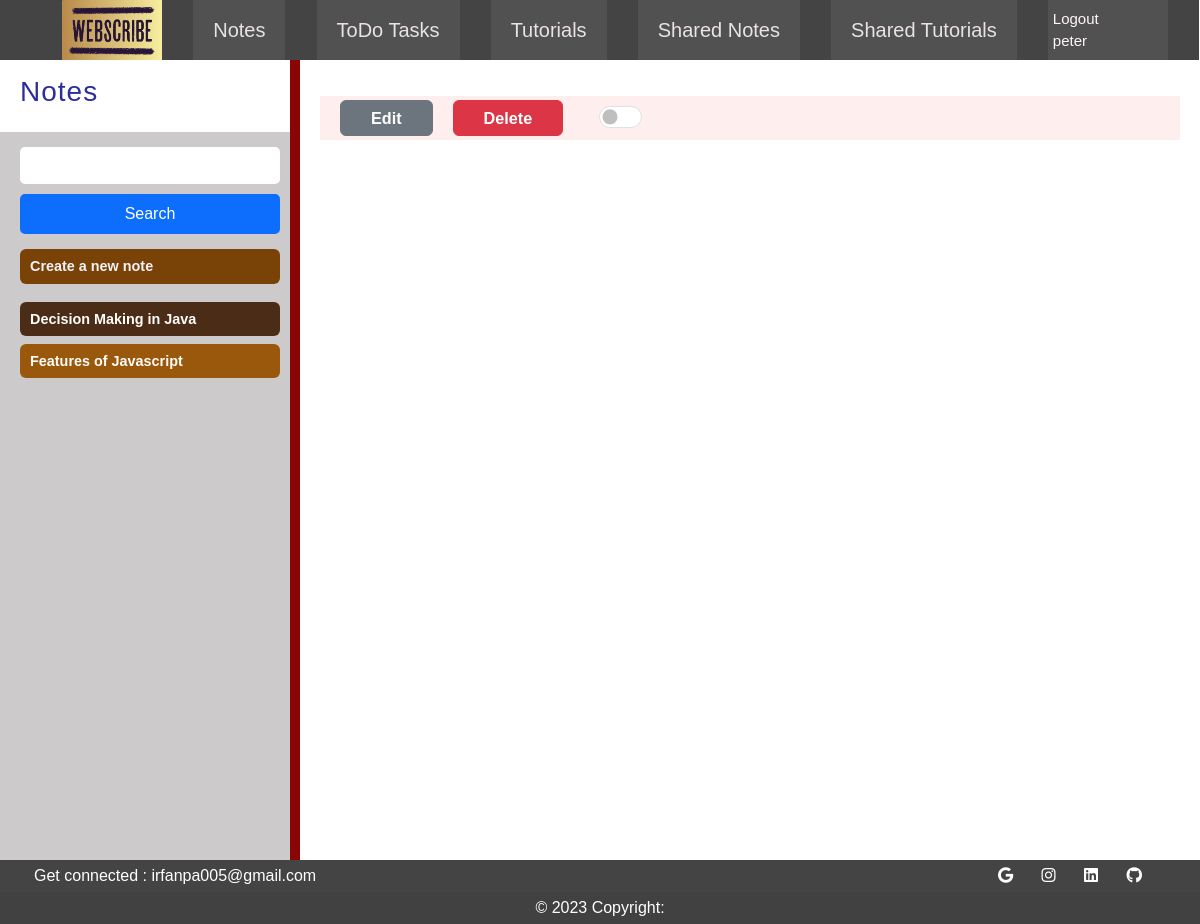
Screenshot of /notes/all_notes/peter (signed in) with the database file from the repository.
### userApp/models.py (models this page shows, shortened)
class User(AbstractUser):
    objects = CustomUserManager()

### notes/models.py (models this page shows, shortened)
class Note(models.Model):
    title = models.CharField(max_length=200)
    content = RichTextField()
    created_at = models.DateField(default=timezone.now)
    noteowner = models.ForeignKey(User, on_delete=models.SET_NULL,null=True,default=None, related_name='allNote')
    is_shared = models.BooleanField(default=False)

### notes/views.py (the view)
# urls.py: path('notes/',include('notes.urls')),
def notes(request, userName):
    current_user = request.user
    notes = Note.objects.filter(noteowner = current_user)
    return render(request, 'notes.html',{'notes': notes})

### templates/notes.html (shortened to what this page needs)
{% extends 'userbase.html' %}
{% load static %}
{% block extra_styles %}
    <link rel="stylesheet" href="{% static 'css/notes.css' %}">
{% endblock %}
{% block body %}
<main>
    <div class="sb-cover">
        <div class="sidebar" id="sdb">
            <div class="resizer"></div>
            <div class="header">
                <h3 onClick="viewNote({{note.id}})">Notes</h3>
            </div>
            <div class="search-bar">
                <form action="{% url 'notes:userNoteSearch' %}" id="searchform" method="POST">
                    <input type="text" id="search-word" name="search_keyword" required>
                    <input type="submit" class="btn btn-primary" id="search-btn" value="Search">
                </form>
            </div>
            <a href="{% url 'notes:create_note' %}" class="cr-note badge" id="createNote">Create a new note</a>
            <ul id="noteDisplUl">
                {% for note in notes %}
                    <li data-object-id="{{note.pk}}" class="snote badge">{{ note.title }}</li>
                {% endfor %}
            </ul>
        </div>
    </div>
    <div class="dispEl-div">
        <div class="button-container">
            <a href="" class="btn btn-secondary" id="editBtn">Edit</a>
            <a href="" class="btn btn-danger" id="delBtn">Delete</a>
            <span class="form-check form-switch">
                <input class="form-check-input" type="checkbox" role="switch" id="shareBtn" data-object-id="">
            </span>
        </div>
    </div>
</main>
{% endblock%}

### templates/usernavbar.html (shortened to what this page needs)
{% load static %}
<nav class="tm-nav">
    <ul id="tm-main-nav" style="margin: 0;" class="navitemsicons">
        {% url 'notes:notes' userName=request.user.username as notes %}
        {% url 'toDo:allTasks' userName=request.user.username as toDo %}
        {% url 'notes:tutorials' userName=request.user.username as tutorials %}
        {% url 'userApp:userSharedNotes' userName=request.user.username as userSharedNotes %}
        {% url 'userApp:userSharedTutorials' userName=request.user.username as userSharedTutorials %}
        <li class="nav-item"><a href="{% url 'notes:notes' request.user.username %}"><img src="{% static 'images/logo3.png' %}" id="logo"></a></li>
        <li class="nav-item">
            <a href="{{notes}}" class="nav-link">
                Notes
            </a>
        </li>
        <li class="nav-item">
            <a href="{{toDo}}" class="nav-link">
                ToDo Tasks
            </a>
        </li>
        <li class="nav-item">
            <a href="{{tutorials}}"  class="nav-link">
                Tutorials
            </a>
        </li>
        <li class="nav-item">
            <a href="{{userSharedNotes}}"  class="nav-link">
                Shared Notes
            </a>
        </li>
        <li class="nav-item">
            <a href="{{userSharedTutorials}}"  class="nav-link">
                Shared Tutorials
            </a>
        </li>
        <li class="nav-item nav-logout">
            <a href="{% url 'userApp:logout' %}" class="nav-logout">
                Logout <br> {{request.user.username}}
            </a>
        </li>
    </ul>
</nav>

### ProjectScribe/static/css/userindex.css (style rules this page uses)
* { box-sizing: border-box; }
html, body { overflow-x: hidden; }
body { font-family: 'Kumbh Sans', sans-serif; font-size: 18px; margin: 0; display: flex; flex-direction: column; min-height: 100vh; }
a { color: #fff7f7; text-decoration: none; }
.nav-item { list-style: none; display: flex; }
.tm-nav { top:0; position: fixed; left: -1px; right:-1px; width: 100%; z-index: 100; }
.tm-nav ul { width: 100%; background-color: #444; display: flex; justify-content: space-evenly; align-items: stretch; }
.tm-nav>ul>li { background-color: #515151; }
#logo { height: 60px; width: 100px; }
.nav-link { color: #e9e3e3; font-size: 20px; text-decoration: none; padding: 10px 20px; display: flex; justify-content: center; align-items: center; transition: background-color 0.3s; }
li.nav-logout { color: #e9e3e3; text-align: left; width: 120px; font-size: 15px; text-decoration: none; padding: 0px 5px; transition: background-color 0.3s; overflow: hidden; white-space: nowrap; text-overflow: ellipsis; display: flex; align-items: center; }

### ProjectScribe/static/css/notes.css (style rules this page uses)
body { overflow: hidden; }
main { width: 100%; height: 100vh; user-select: none; display: flex; margin: 0; padding: 0; font-family: system-ui, -apple-system, BlinkMacSystemFont, 'Segoe UI', Roboto, ; }
.sidebar { width: 300px; height: 100%; left: 0; display: flex; flex-direction: column; overflow-x: hidden; position: relative; background-color: #cccaca; }
.resizer { width: 10px; top: 0; right: 0; cursor: col-resize; height: 100%; position: absolute; background-color: #8a0505; }
.header { padding: 15px 20px; background-color: #fff; }
.header h3 { color: #2e2e9b; letter-spacing: 1px; font-family: Impact, Haettenschweiler, 'Arial Narrow Bold', sans-serif; }
.header h3, ul li { white-space: nowrap; overflow: hidden; text-overflow: ellipsis; }
.sidebar> ul { list-style: none; padding-inline-start: 20px; padding-top: 1em; padding-inline-end: 20px; }
.sidebar > ul > li { cursor: pointer; }
ul > li.active-li { background-color: #4b2c17; z-index: 1000; }
.cr-note { padding: 10px; font-size: 0.8em; text-align: left; color: #f5f2f9; background-color:rgb(121, 67, 7); }
.sidebar >a { margin-left: 20px; margin-right: 20px; box-sizing: border-box; }
.search-bar>form { display: flex; flex-direction: column; justify-content: center; align-items: stretch; padding: 10px 20px; }
.search-bar>form>input { padding:8px 10px; margin: 5px 0px; border: 0px solid white; border-radius: 5px; outline: none; }
#search-word { font-size: 0.8em; }
.dispEl-div { overflow: auto; flex: 1; padding: 20px; padding-bottom: 15vh; }
.snote { padding: 10px; font-size: 0.8em; width: 100%; text-align: left; color: #fffdfa; background-color: rgb(154, 88, 12); }
.button-container { display: flex; justify-content: flex-start; align-items: center; background-color: #ffeeee; }
.button-container>a { padding: 5px 30px; font-size: 0.9em; color: #ffffff; margin-left: 20px; font-weight: bold; }
.button-container>span { padding: 5px 30px; font-size: 1.2em; color: #8f0f0f; margin-left: 5vw; }

### rows the page displays
User: user.username "peter"
Note: title "Decision Making in Java"
Note: title "Features of Javascript"
